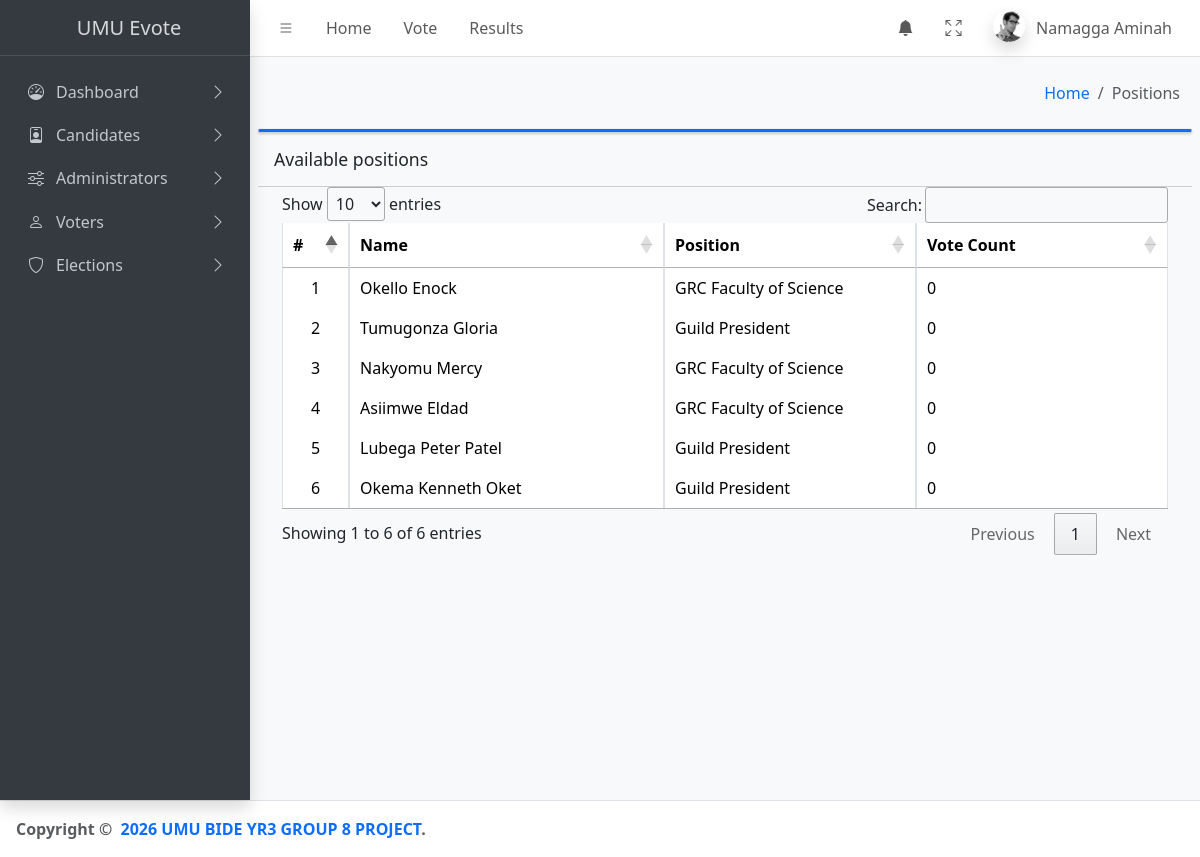
Screenshot of /evote/admin/positions (signed in) with the database file from the repository.
### tables this page shows
CREATE TABLE `users` (
  `id` int(11) NOT NULL,
  `full_name` varchar(255) DEFAULT NULL,
  `email` varchar(255) DEFAULT NULL,
  `password` varchar(255) DEFAULT NULL,
  `role` enum('voter','candidate','admin') DEFAULT NULL
);

CREATE TABLE `candidates` (
  `id` int(11) NOT NULL,
  `user_id` int(11) NOT NULL,
  `election_id` int(20) DEFAULT NULL,
  `photo` varchar(255) DEFAULT NULL,
  `position` varchar(100) DEFAULT NULL,
  `added_by` int(11) DEFAULT NULL,
  `votes` int(11) DEFAULT 0
);

### evote/application/views/positions.php (the view, shortened to what this page needs)
<?php include '../includes/db.php'; ?>
<div class="card card-outline card-primary">
</div>
<div class="card-body">
    <div class="card-header">
        <h3 class="card-title">Available positions</h3>
    </div>
		<div class="container-fluid">
        <div class="container-fluid">
			<table class="table table-bordered table-stripped">
				<colgroup>
					<col width="5%">
					<col width="25%">
					<col width="20%">
					<col width="20%">
				</colgroup>
				<thead>
					<tr>
						<th>#</th>
						<th>Name</th>
						<th>Position</th>
            <th>Vote Count</th>
					</tr>
				</thead>
				<tbody>
					<?php
					$i = 1;
						$qry = $conn->query("SELECT *, full_name as name from `users` where role = 'candidate' order by id desc ");
						while($row = $qry->fetch_assoc()):
					?>
						<tr>
							<td class="text-center"><?php echo $i++; ?></td>
							<td><?php echo ucwords($row['full_name']); ?></td>
							<td><?php
              $user_id = $row['id'];
              $query = $conn->query("SELECT position FROM candidates WHERE user_id = $user_id");
              if($query->num_rows > 0){
                  $row = $query->fetch_assoc();
                  echo  htmlspecialchars($row['position']);
              } else {
                  echo "No position Found";
              }?></td>
							<td><?php $query = $conn->query("SELECT votes FROM candidates WHERE user_id = $user_id");
							if($query->num_rows > 0){
									$row = $query->fetch_assoc();
									echo  htmlspecialchars($row['votes']);
							} else {
									echo "NULL";
							}?></td>
						</tr>
					<?php endwhile; ?>
				</tbody>
			</table>
		</div>
		</div>
	</div>
</div>

### rows the page displays
users: full_name "Okello Enock", candidates.position "GRC Faculty of Science", candidates.votes "0"
users: full_name "Tumugonza Gloria", candidates.position "Guild President", candidates.votes "0"
users: full_name "Nakyomu Mercy", candidates.position "GRC Faculty of Science", candidates.votes "0"
users: full_name "Asiimwe Eldad", candidates.position "GRC Faculty of Science", candidates.votes "0"
users: full_name "Lubega Peter Patel", candidates.position "Guild President", candidates.votes "0"
users: full_name "Okema Kenneth Oket", candidates.position "Guild President", candidates.votes "0"

### other values shown
$_SESSION['user']['full_name'] "Namagga Aminah"
$name "Positions"
